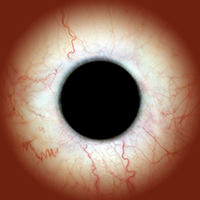
#> input picture art/defaultEye/sclera.png, 200 x 200 px, found by its file name
$ python preview_eyes.py ../art/defaultEye/sclera.png ../art/defaultEye/iris.png
#> lines starting #> are read from the running program, lines starting #| are printed output that depends on the picture; after the words box and inside, x2 and y2 are one past the last pixel; in counts of white or black regions, pixels touching at a corner belong together
### scripts/gen_lids.py
#!/usr/bin/env python3
"""Generate a pumpkin-flesh eyelid texture + PC preview of the finished eye.

The texture is indexed [depth][x], where depth = how far a covered pixel is
inside the lid, in lid-map threshold units:  depth = threshold - map  (>= 0).
Because depth is measured from the lid's moving edge, the texture slides with
the lid instead of being a fixed picture the lid wipes across.

  depth 0..EDGE        cut edge: glowing yellow flesh with fibres (lit from inside)
  depth ~EDGE..+2      thin dark rind line
  deeper               orange skin with vertical ribs and fine grain

Writes include/lid_pumpkin.h and a preview PNG that renders the eye with the same
maths as src/main.cpp (drawEye), so the look can be checked before flashing.

Usage (project venv: Pillow + numpy):
  scripts/.venv/bin/python scripts/gen_lids.py art/dragonEye include/lid_pumpkin.h docs/img/pumpkin-lids.png
"""
import os
import sys

import numpy as np
from PIL import Image

sys.path.insert(0, os.path.dirname(__file__))
import gen_eye  # noqa: E402

SCREEN = 240
DEPTHS = 256
EDGE = 16                     # width of the glowing cut-flesh band, threshold units
SHADOW = 10                   # width of the shadow the lid casts on the eye
SHADOW_MAX = 20               # darkest shadow, out of 32 (matches main.cpp)
RIB_GAP = (65, 110)           # px between rib grooves, picked at random (~2-3 ribs across)
SEED = 31                     # Halloween

FLESH_GLOW = np.array([1.00, 0.88, 0.42])   # cut edge, brightest (touching the light)
FLESH_DEEP = np.array([0.98, 0.58, 0.10])   # cut edge, far side
RIND = np.array([0.45, 0.17, 0.02])
SKIN_HI = np.array([1.00, 0.56, 0.10])      # middle of a rib
SKIN = np.array([0.88, 0.40, 0.04])
SKIN_GROOVE = np.array([0.42, 0.14, 0.01])  # bottom of a groove


def smooth_noise(rng, shape, blur_d, blur_x):
    """Random field blurred more along depth than x -> streaks along the depth axis."""
    n = rng.standard_normal(shape)
    for axis, r in ((0, blur_d), (1, blur_x)):
        if r > 0:
            k = np.exp(-0.5 * (np.arange(-int(3 * r), int(3 * r) + 1) / r) ** 2)
            k /= k.sum()
            n = np.apply_along_axis(lambda v: np.convolve(np.pad(v, int(3 * r), mode="wrap"), k, "valid"), axis, n)
    return n / n.std()


def texture():
    rng = np.random.default_rng(SEED)
    d = np.arange(DEPTHS)[:, None].astype(float)
    x = np.arange(SCREEN)[None, :].astype(float)

    # Skin: each rib is a rounded bulge between two grooves. Grooves are spaced
    # irregularly (RIB_GAP); u = 0..1 across whichever rib x falls in. A gentle,
    # slow sway with depth keeps the grooves from looking ruled.
    grooves = [-int(rng.integers(0, 60))]
    while grooves[-1] < SCREEN + RIB_GAP[1]:
        grooves.append(grooves[-1] + int(rng.integers(RIB_GAP[0], RIB_GAP[1] + 1)))
    grooves = np.array(grooves, float)
    xs = x + 3 * np.sin(d / 60.0 + x / 90.0)
    i = np.clip(np.searchsorted(grooves, xs, side="right") - 1, 0, len(grooves) - 2)
    u = (xs - grooves[i]) / (grooves[i + 1] - grooves[i])
    bulge = np.sin(np.pi * u)                       # 0 at the grooves, 1 mid-rib
    light = np.clip(bulge * (0.75 + 0.5 * (0.5 - u)), 0, 1)   # lit from the left
    t = light[..., None]
    skin = np.where(t < 0.35, SKIN_GROOVE + (SKIN - SKIN_GROOVE) * np.clip(t / 0.35, 0, 1) ** 0.6,
                    SKIN + (SKIN_HI - SKIN) * np.clip((t - 0.35) / 0.65, 0, 1) ** 1.5)
    grain = smooth_noise(rng, (DEPTHS, SCREEN), 8, 2)[..., None]
    skin = skin * (1 + 0.035 * grain)

    # Cut edge: glow fading into deeper flesh, with stronger fibres.
    f = np.clip(d / EDGE, 0, 1)[..., None]
    flesh = FLESH_GLOW + (FLESH_DEEP - FLESH_GLOW) * f ** 0.8
    fibres = smooth_noise(rng, (DEPTHS, SCREEN), 3, 1.5)[..., None]
    flesh = flesh * (1 + 0.05 * fibres)

    # Blend flesh -> rind -> skin across the band boundary.
    rind_w = np.exp(-0.5 * ((d - EDGE - 1) / 1.0) ** 2)[..., None]
    to_skin = np.clip((d - EDGE) / 3.0, 0, 1)[..., None]
    tex = flesh * (1 - to_skin) + skin * to_skin
    tex = tex * (1 - 0.8 * rind_w) + RIND * 0.8 * rind_w
    return np.clip(tex, 0, 1)


def to565(rgb):
    c = (np.clip(rgb, 0, 1) * 255).astype(np.uint32)
    return ((c[..., 0] & 0xF8) << 8) | ((c[..., 1] & 0xFC) << 3) | (c[..., 2] >> 3)


# [85 lines left out: functions from565, render, thresholds, main, not called in this run]


# [2 lines that do not run on import are left out]

### scripts/gen_eye.py
#!/usr/bin/env python3
"""Generate an Uncanny Eyes data header at any screen size.

Port of tablegen.py from Adafruit's Uncanny_Eyes (MIT license, Phil Burgess /
Paint Your Dragon for Adafruit Industries). Same encodings; the difference is
that the art (designed for a 128x128 screen) is smoothly upsampled to SCREEN px:

  sclera  RGB565, SCLERA x SCLERA  (art size * scale, Lanczos)
  iris    RGB565 polar texture, unchanged (resolution-independent)
  upper / lower  uint8 eyelid threshold maps, SCREEN x SCREEN (bilinear), from the
          *-symmetrical.png lids (verified identical to Adafruit's dragon header;
          its asymmetrical tables don't match the shipped asymmetrical PNGs)
  polar   uint16 per iris pixel: angle (high 9 bits) | distance-from-edge (low 7)
          computed from the upsampled pupil map, exactly as tablegen.py does

Usage (needs Pillow — use the project venv):
  scripts/.venv/bin/python scripts/gen_eye.py art/dragonEye 240 include/eye_dragon.h
  scripts/.venv/bin/python scripts/gen_eye.py art/catEye 240 include/eyes/catEye.h catEye
The optional 4th argument wraps everything in a C++ namespace (and adds the
design's IRIS_MIN/IRIS_MAX), so several designs can be compiled in together.
All designs at once: scripts/gen_all_eyes.sh
"""
import math
import os
import sys

from PIL import Image

ART_SCREEN = 128  # every Uncanny Eyes design targets a 128x128 screen

# terminatorEye left out: it has no eyelids (maps all 255), so it can't blink or flinch.
# Per-design settings from Adafruit's uncannyEyes/graphics/*.h (IRIS_WIDTH = iris
# diameter in art pixels; IRIS_MIN/MAX = pupil range, sketch default 120/720).
# Designs with a pupilMap.png get their iris size from that image instead.
DESIGNS = {
    "catEye":        dict(iris=128, iris_min=100, iris_max=600),
    "defaultEye":    dict(iris=80,  iris_min=120, iris_max=720),
    "doeEye":        dict(iris=180, iris_min=250, iris_max=500),
    "dragonEye":     dict(iris=160, iris_min=80,  iris_max=400),
    "goatEye":       dict(iris=128, iris_min=120, iris_max=720),
    "naugaEye":      dict(iris=80,  iris_min=300, iris_max=1023),
    "newtEye":       dict(iris=80,  iris_min=180, iris_max=750),
    "noScleraEye":   dict(iris=160, iris_min=120, iris_max=550),
}


def pixels(im):
    """Flat list of pixel values (tuples for RGB) without Pillow's deprecated getdata()."""
    b, n = im.tobytes(), len(im.getbands())
    return list(b) if n == 1 else [tuple(b[i:i + n]) for i in range(0, len(b), n)]


def rgb565(p):
    return ((p[0] & 0xF8) << 8) | ((p[1] & 0xFC) << 3) | (p[2] >> 3)


def even(n):
    n = int(round(n))
    return n + (n & 1)


# [6 lines left out: function emit, not called in this run]


def build(art, screen):
    """Build all tables in memory; returns a dict (also used by preview_lids.py)."""
    scale = screen / ART_SCREEN
    path = lambda f: os.path.join(art, f)

    # Sclera: upsample, keep RGB.
    sc_src = Image.open(path("sclera.png")).convert("RGB")
    sclera_size = even(sc_src.size[0] * scale)
    sc = sc_src.resize((sclera_size, sclera_size), Image.LANCZOS)
    sclera = [rgb565(p) for p in pixels(sc)]

    # Iris polar texture: unchanged.
    ir = Image.open(path("iris.png")).convert("RGB")
    iris = [rgb565(p) for p in pixels(ir)]

    # Eyelid threshold maps (symmetrical versions, else the plain ones): bilinear.
    lids = {}
    for name in ("upper", "lower"):
        f = f"lid-{name}-symmetrical.png"
        if not os.path.exists(path(f)):
            f = f"lid-{name}.png"
        im = Image.open(path(f)).convert("L")
        assert im.size == (ART_SCREEN, ART_SCREEN), f"{f} must be 128x128"
        lids[name] = pixels(im.resize((screen, screen), Image.BILINEAR))

    # Polar map (as tablegen.py, argv 7/8): distance from the upsampled pupil map
    # if there is one, else a round pupil (distance from the centre).
    design = DESIGNS[os.path.basename(os.path.normpath(art))]
    iris_size = even(design["iris"] * scale)
    pm = None
    if os.path.exists(path("pupilMap.png")):
        pm_src = Image.open(path("pupilMap.png")).convert("L")
        assert pm_src.size[0] == design["iris"], "pupilMap size must match the iris size"
        pm = pm_src.resize((iris_size, iris_size), Image.BICUBIC).load()
    radius = iris_size / 2
    polar = []
    for y in range(iris_size):
        dy = y - radius + 0.5
        for x in range(iris_size):
            dx = x - radius + 0.5
            if math.sqrt(dx * dx + dy * dy) >= radius:
                polar.append(127)                       # outside circle
                continue
            angle = (math.atan2(dy, dx) + math.pi) / (math.pi * 2.0)  # 0..<1
            r = pm[x, y] / 255.0 if pm else math.sqrt(dx * dx + dy * dy) / radius
            distance = min(r * 128.0, 127)
            polar.append((int(angle * 512.0) << 7) | (127 - int(distance)))

    return dict(screen=screen, sclera_size=sclera_size, iris_size=iris_size,
                iris_min=design["iris_min"], iris_max=design["iris_max"],
                iris_w=ir.size[0], iris_h=ir.size[1], sclera=sclera, iris=iris,
                upper=lids["upper"], lower=lids["lower"], polar=polar)


# [28 lines left out: function main, not called in this run]


# [2 lines that do not run on import are left out]

### scripts/preview_eyes.py
#!/usr/bin/env python3
"""Contact sheet of every eye design in art/, rendered with the pumpkin lids
exactly as the firmware would (gen_lids.render mirrors drawEye in main.cpp).

Usage (project venv):
  scripts/.venv/bin/python scripts/preview_eyes.py art docs/img/eye-designs.png
"""
import os
import sys

from PIL import Image, ImageDraw

sys.path.insert(0, os.path.dirname(__file__))
import gen_eye   # noqa: E402
import gen_lids  # noqa: E402

TILE = 360


def main():
    art_root, out = sys.argv[1], sys.argv[2]
    tex565 = gen_lids.to565(gen_lids.texture())
    names = sorted(n for n in gen_eye.DESIGNS if os.path.isdir(os.path.join(art_root, n)))
    cols = 3
    rows = (len(names) + cols - 1) // cols
    sheet = Image.new("RGB", (cols * TILE, rows * (TILE + 30)), (40, 40, 40))
#> sheet: PIL image 1080x390 RGB; every value is 40
    mask = Image.new("L", (TILE, TILE), 0)
#> mask: PIL image 360x360 L; every value is 0
    ImageDraw.Draw(mask).ellipse((0, 0, TILE - 1, TILE - 1), fill=255)
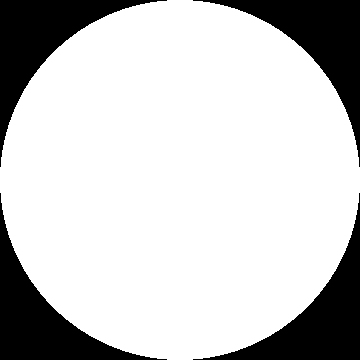
#> mask: PIL image 360x360 L; 78.5% white; 4 black regions, box (x1, y1, x2, y2) and area: (0, 0, 167, 167) 6967, (193, 0, 360, 167) 6967, (0, 193, 167, 360) 6967, (193, 193, 360, 360) 6967
    for i, name in enumerate(names):
        t = gen_eye.build(os.path.join(art_root, name), gen_lids.SCREEN)
#> in build, sc_src is the input picture: PIL image 200x200 RGB; mean R, G, B 147.4, 107.7, 90.3
#> in pixels, `b, n = im.tobytes(), len(im.getbands())`: n = 3
#> in build, `sclera = [rgb565(p) for p in pixels(sc)]`: sclera = 141376 items
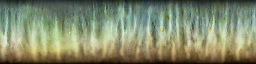
#> input picture art/defaultEye/iris.png, 256 x 64 px, found by its file name
#> in build, ir is the input picture: PIL image 256x64 RGB; mean R, G, B 128.8, 136.6, 106.7
#> in build, `iris = [rgb565(p) for p in pixels(ir)]`: iris = 16384 values, max 59324 at index 10758, min 0 at index 16231, mean 33169.8
        c = (t["sclera_size"] - gen_lids.SCREEN) // 2            # looking straight ahead
        iscale = (t["iris_min"] + t["iris_max"]) // 2
        # Lid tracking as in Lids::update: sample the upper map above the pupil.
        up = t["upper"]
        sx_p = t["sclera_size"] // 2 - c // 2
        sy_p = t["sclera_size"] // 2 - (c + t["iris_size"] // 4)
        S = gen_lids.SCREEN
        u = (up[sy_p * S + sx_p] + up[sy_p * S + S - 1 - sx_p]) // 2 if 0 <= sy_p < S and sx_p < S else 0
        img = gen_lids.render(t, tex565, iscale, c, c, u, 254 - u)
        tile = Image.fromarray(img).resize((TILE, TILE), Image.NEAREST)
        x, y = (i % cols) * TILE, (i // cols) * (TILE + 30)
        sheet.paste(tile, (x, y), mask)
        ImageDraw.Draw(sheet).text((x + 10, y + TILE + 8),
                                   f"{name}  sclera {t['sclera_size']} iris {t['iris_size']} "
                                   f"travel {t['sclera_size'] - S}", fill=(230, 230, 230))
        print(f"{name:14s} sclera {t['sclera_size']:3d}  iris {t['iris_size']:3d}  "
              f"iris map {t['iris_w']}x{t['iris_h']}  pupil {t['iris_min']}-{t['iris_max']}  u {u}")
    os.makedirs(os.path.dirname(out), exist_ok=True)
    sheet.save(out)
    print(out)


if __name__ == "__main__":
#> (the run stopped early here; a loop or call above may not have finished)
